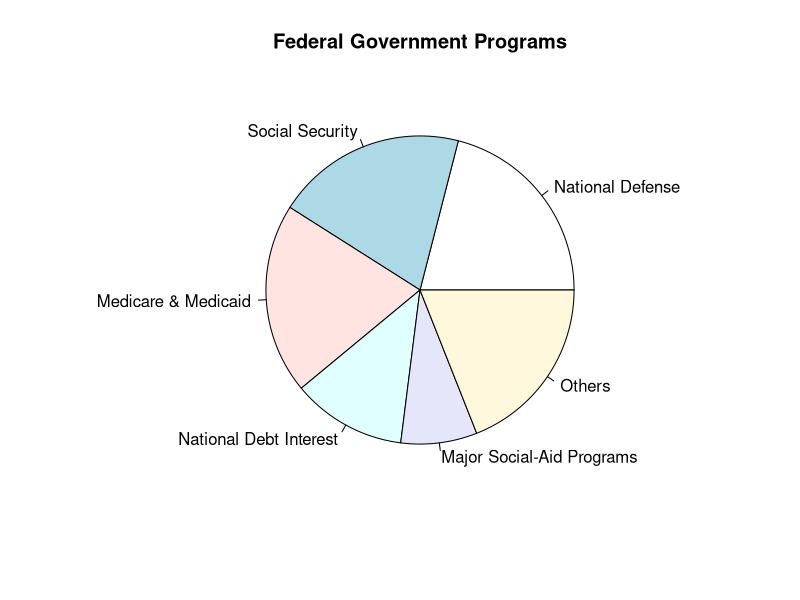
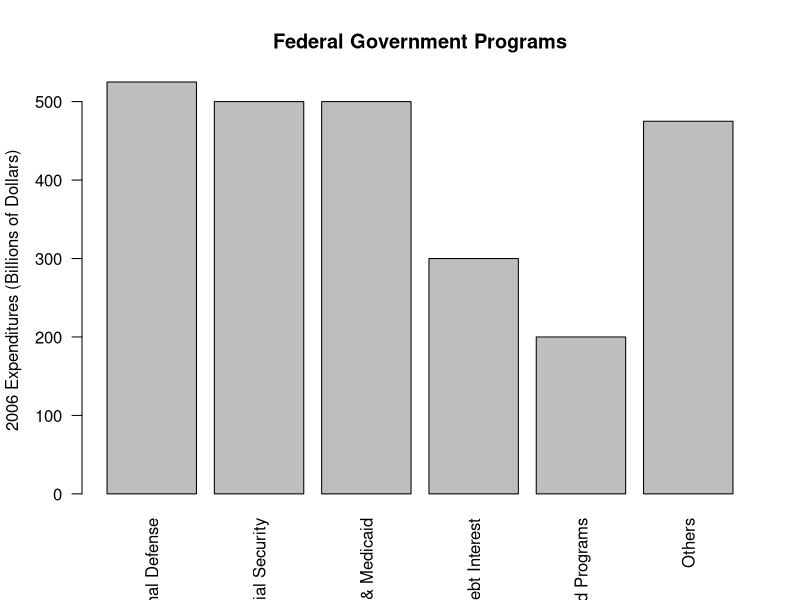
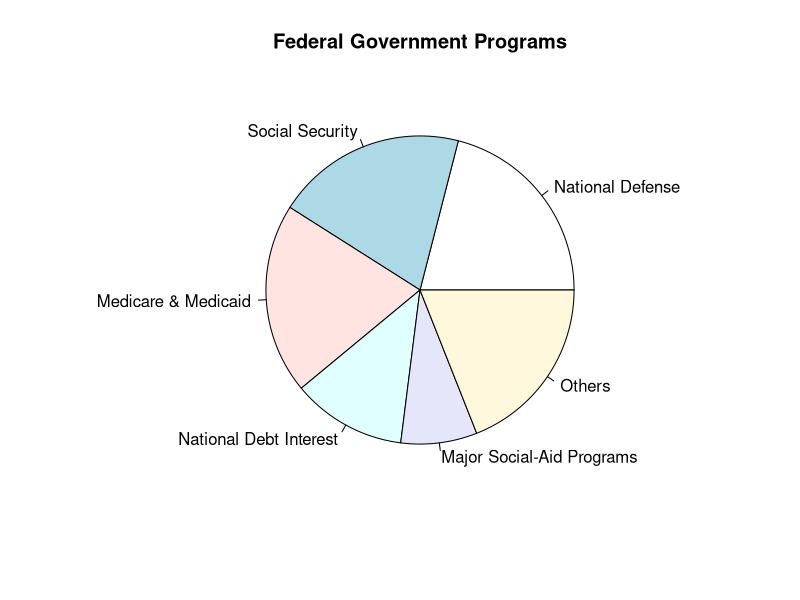
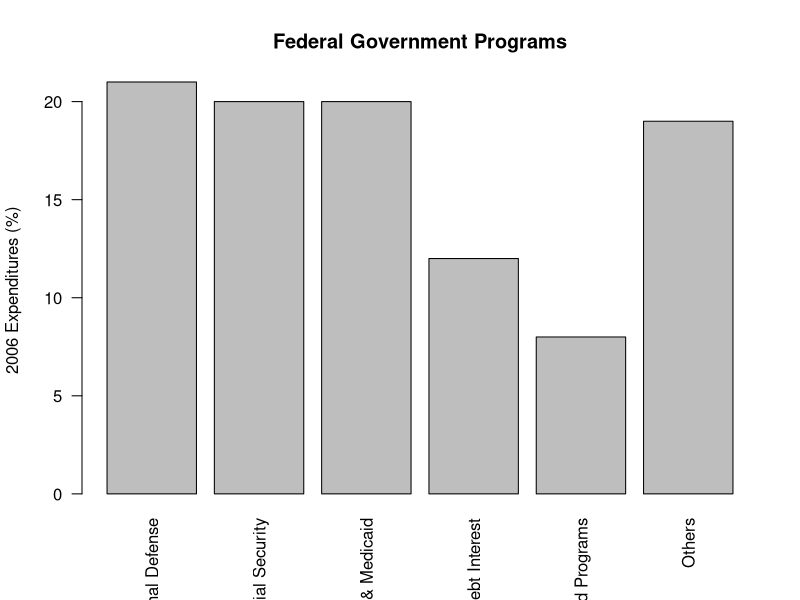
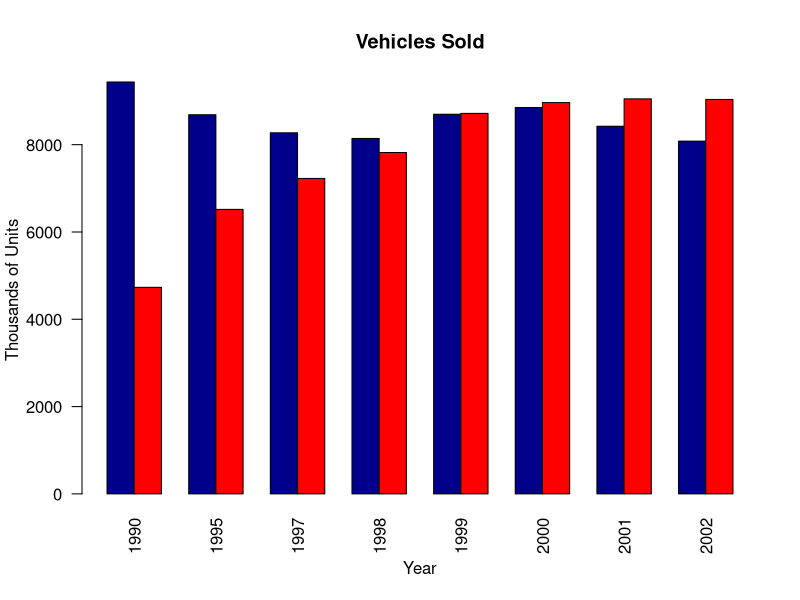
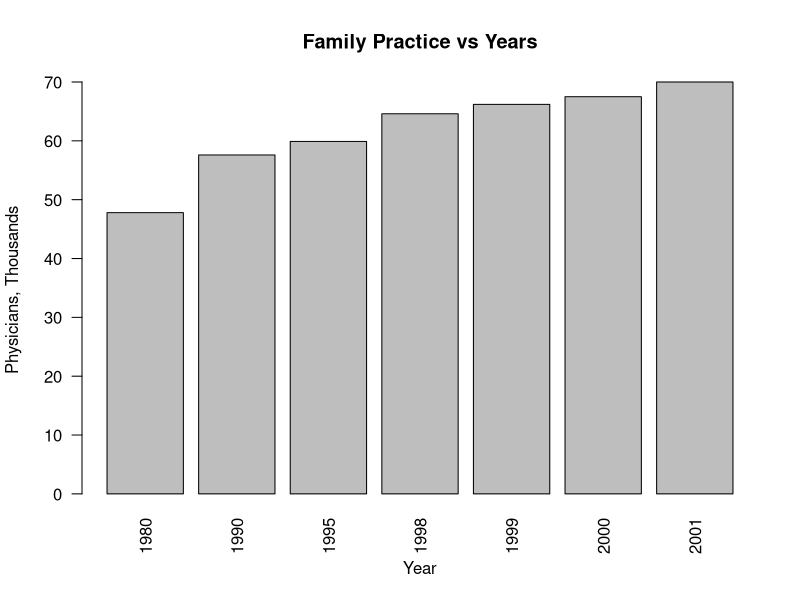
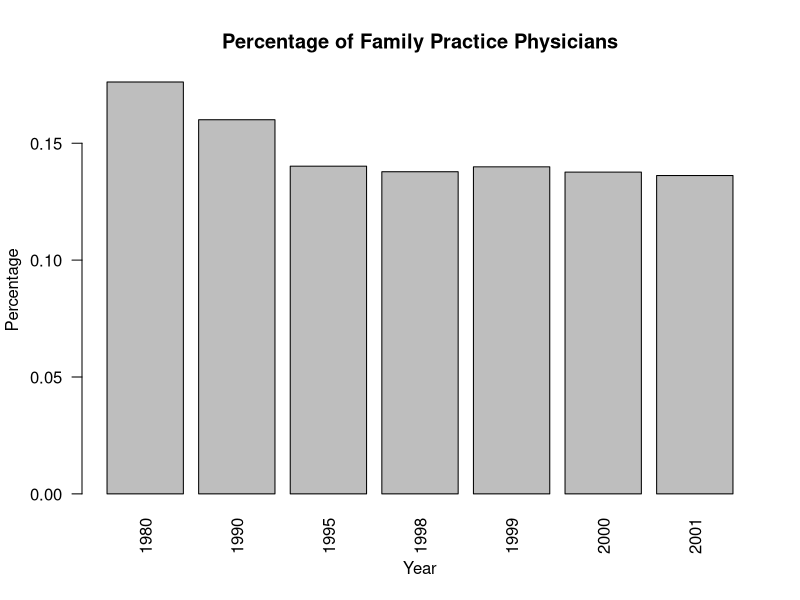

Source code (R) for these figures, in order:
#########################################################
# Describing Data on a Single Variable: Graphical Methods
#
# Start 2/13/2019
#########################################################
#3.1
#a
program <- c("National Defense","Social Security","Medicare & Medicaid","National Debt Interest","Major Social-Aid Programs","Others")
expenditure <- c(525,500,500,300,200,475)
pie(expenditure,labels=program,main="Federal Government Programs")
#b
barplot(expenditure,names.arg=program,ylab="2006 Expenditures (Billions of Dollars)",main="Federal Government Programs",las=2)
#c
total <- sum(expenditure)
percent <- expenditure/total*100
pie(percent,labels=program, main="Federal Government Programs")
barplot(percent,names.arg=program,ylab="2006 Expenditures (%)",main="Federal Government Programs",las=2)
#####################################
#3.2
year<- c("1990","1995","1997","1998","1999","2000","2001","2002")
passenger<- c(9436,8687,8273,8142,8697,8852,8422,8082)
suv_truck<-c(4733,6517,7226,7821,8717,8965,9050,9036)
vehicle <- rbind(passenger,suv_truck)
barplot(vehicle,main="Vehicles Sold",names.arg=year,xlab="Year",ylab="Thousands of Units",col=c("darkblue","red"),las=2, beside=TRUE)
####################################
#3.3
year1 <- c("1980","1990","1995","1998","1999","2000","2001")
family_practice <- c(47.8,57.6,59.9,64.6,66.2,67.5,70.0)
office_based <- c(271.3,359.9,427.3,468.8,473.2,490.4,514.0)
family_percent <- family_practice/office_based
barplot(family_practice,main="Family Practice vs Years",names.arg=year1,xlab="Year",ylab="Physicians, Thousands",las=2)
barplot(family_percent,main="Percentage of Family Practice Physicians", names.arg=year1,xlab="Year",ylab="Percentage",las=2)
####################################
#3.4
